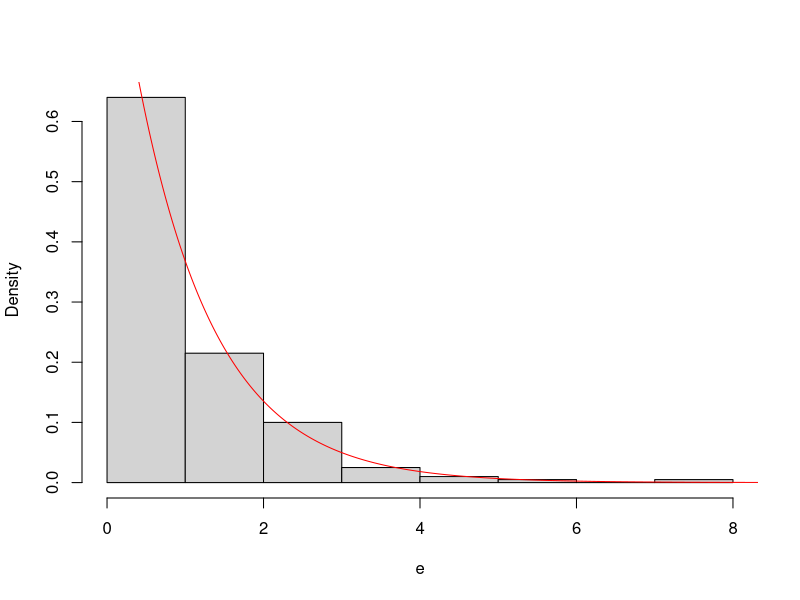
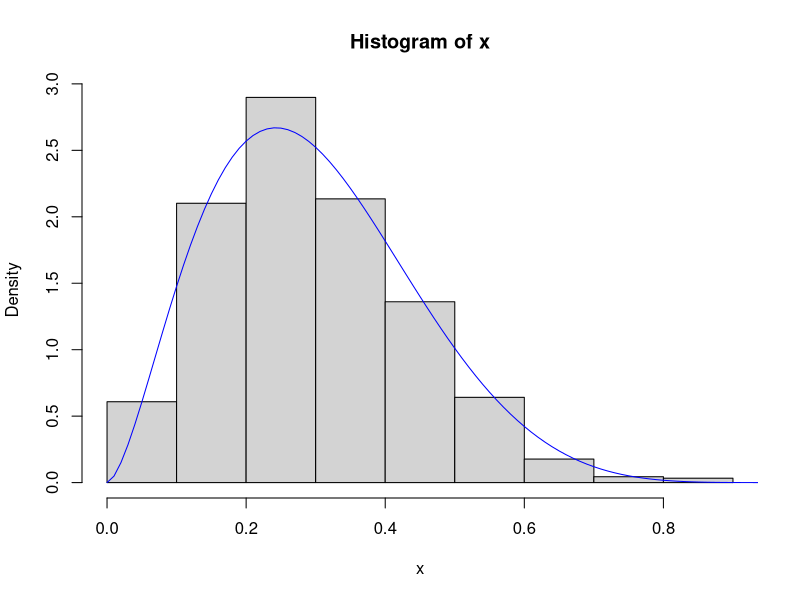
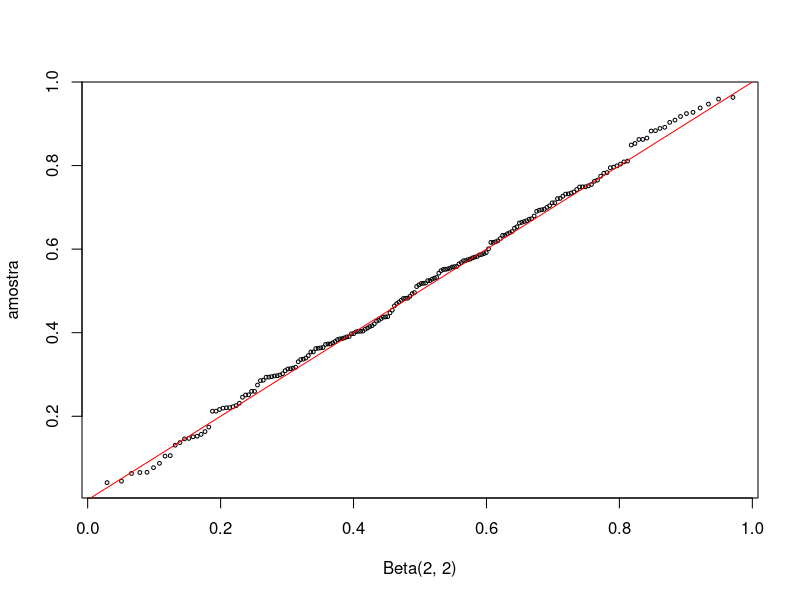
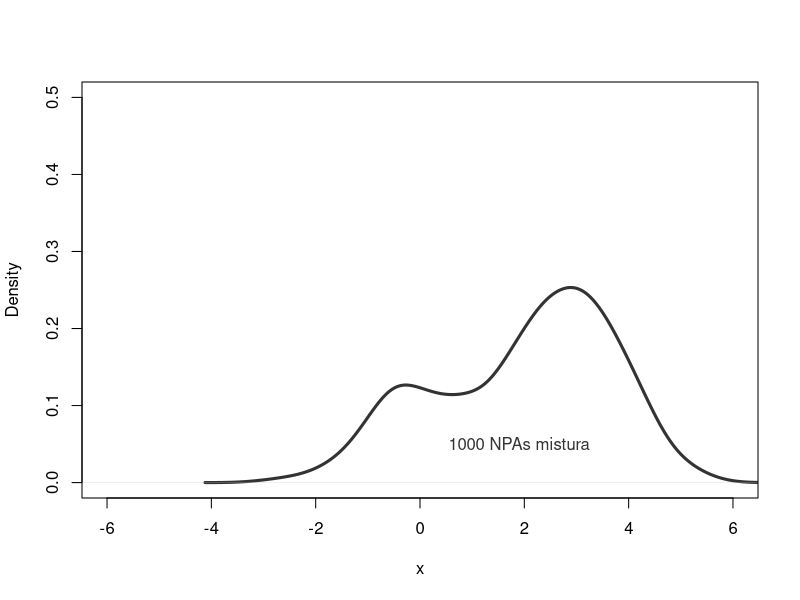
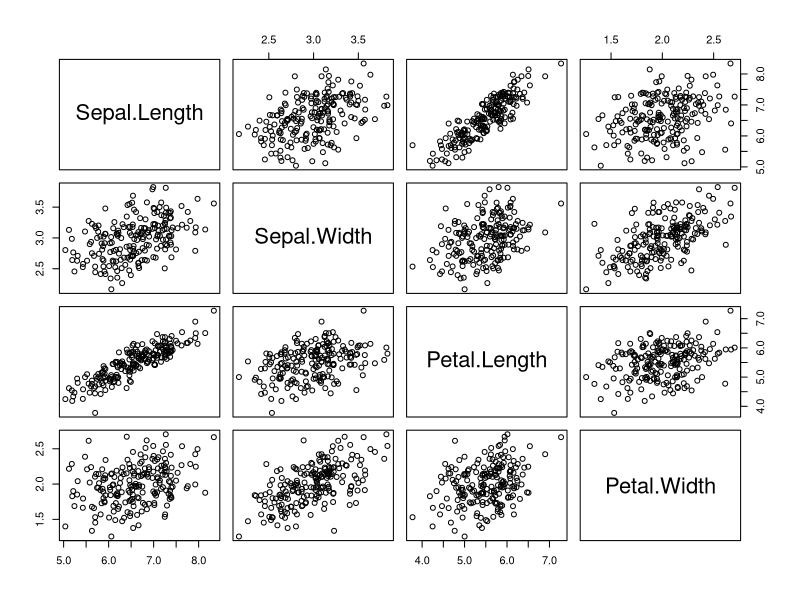

Write the R code that produced these figures, in order.
## ---- chunk 1
lehmer_generator <- function(seed, a, m, n) {
  x <- numeric(n)
  x[1] <- seed
  for (i in 2:n) {
    x[i] <- (a * x[i - 1]) %% m
  }
  return(x)
}

# Parâmetros clássicos 
seed <- 12345
a <- 16807         # valor clássico (proposto por Park e Miller)
m <- 2^31 - 1      # primo grande
n <- 100

# Gerar números
valores <- lehmer_generator(seed, a, m, n)

# Normalizar para intervalo [0,1]
valores_normalizados <- valores / m

# Ver primeiros valores
head(valores_normalizados)
## ---- chunk 2
n <-200;lambda <- 1
u <- runif(n)
e <- -(log(1-u)/lambda) ## x <- -log(runif(n))/lambda
t <- seq(0,10,.01)
hist(e,probability = TRUE,main = "")
lines(t,lambda*exp(-lambda*(t)),col=c("red"))
## ---- chunk 3
n <- 1000
p <- c(.1, .2, .2, .2, .3)
cdf <- cumsum(p)
x <- numeric(n)
for (i in 1:n) x[i] <- sum(as.integer(runif(1) > cdf))
rbind(table(x) / n, p)

## usando a função sample
n <- 1000
p <- c(.1, .2, .2, .2, .3)
x <- sample(0:4, size=n, prob=p, replace=TRUE)
rbind(table(x) / n, p)
## ---- chunk 4
optimize(f=function(x){
  dbeta(x,2.7,6.3)},interval = c(0,1),maximum = T)$objective #M =2.7

Nsim <- 2500
alpha=2.7;beta=6.3
M <- 2.7
u <- runif(Nsim,max = M)
y <- runif(Nsim)
x <- y[u<dbeta(y,alpha,beta)]
w<-seq(0,1,.01)
hist(x,probability = TRUE)
lines(w,dbeta(w,alpha,beta),col=c("blue"))
## ---- chunk 5
n <- 200
a <- 2
b <- 2
u <- rgamma(n, shape=a, rate=1)
v <- rgamma(n, shape=b, rate=1)
x <- u / (u + v)
q <- qbeta(ppoints(n), a, b)
qqplot(q, x, cex=0.5, xlab="Beta(2, 2)", ylab="amostra")
abline(0, 1,col="red")
## ---- chunk 6
n <- 1000
mu<-c(0,3)
k <- sample(1:2, size=n, replace=TRUE, prob=c(1/3,2/3))
m <- mu[k] # vector dim=n (mu_k1,...,mu_kn), elementos mu[1]=0 ou mu[2]=3
x <- rnorm(n, m, 1)
#par(mfrow = c(2, 2))

# plot da densidade da mistura dos NPAs
plot(density(x),xlim=c(-6,6),ylim=c(0,.5),
lwd=3,xlab="x",main="",col="grey20")
text(1.9,0.05,"1000 NPAs mistura",col="grey20")
## ---- chunk 7
rmvn.Choleski <- function(n, mu, Sigma) {
# generate n random vectors from MVN(mu, Sigma)
# dimension is inferred from mu and Sigma
d <- length(mu)
Q <- chol(Sigma) # Choleski factorization of Sigma
Z <- matrix(rnorm(n*d), nrow=n, ncol=d)
X <- Z %*% Q + matrix(mu, n, d, byrow=TRUE)
X
}

# gerando o C
## ---- chunk 8
y <- subset(x=iris, Species=="virginica")[, 1:4]
mu <- colMeans(y)
mu
Sigma <- cov(y)
Sigma

#now generate MVN data with this mean and covariance
X <- rmvn.Choleski(200, mu, Sigma)
pairs(X)
